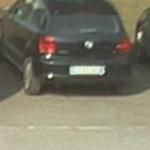
#> input picture Dataset_Parking/20150703_0835_14.jpg, 150 x 150 px, given in place of Capture.JPG, which was not available
$ python parking_segment.py
#> lines starting #> are read from the running program, lines starting #| are printed output that depends on the picture; pictures that were not available may be replaced by others from this repository, and a replacement may not be noted
# -*- coding: utf-8 -*-
"""Parking_segment.ipynb

Automatically generated by Colaboratory.

Original file is located at
    https://colab.research.google.com/drive/13oDTA9vTFbnF0UDhrJrs40cq2iLrmQBH
"""

import cv2
import numpy as np
import matplotlib.pyplot as plt

img = cv2.imread('/content/Capture.JPG')
#> img is the input picture: shape (150, 150, 3); mean B, G, R 102.8, 119.6, 122.4

plt.imshow(img[...,::-1])

# img = cv2.imread('dave.JPG')
img = cv2.imread('/content/Capture.JPG')
gray = cv2.cvtColor(img,cv2.COLOR_BGR2GRAY)
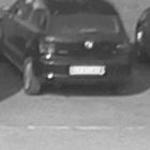
#> gray: shape (150, 150); min 41, max 253, mean 118.5
edges = cv2.Canny(gray,10,100,apertureSize = 5)
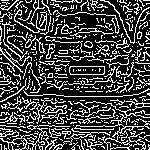
#> edges: shape (150, 150); 27.2% white in thin lines or dots
minLineLength = 2
maxLineGap = 10
lines = cv2.HoughLinesP(edges,1,np.pi/180,100,minLineLength,maxLineGap)
#> lines = None
#> (the run stopped early here; a loop or call above may not have finished)

$ run again, on Dataset_Parking/20150703_0905_15.jpg
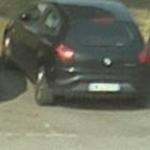
#> input picture Dataset_Parking/20150703_0905_15.jpg, 150 x 150 px, given in place of Capture.JPG, which was not available
#> img is the input picture: shape (150, 150, 3); mean B, G, R 96.4, 110.7, 107.3
#> `gray = cv2.cvtColor(img,cv2.COLOR_BGR2GRAY)`:
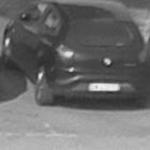
#> gray: shape (150, 150); min 35, max 242, mean 108
#> `edges = cv2.Canny(gray,10,100,apertureSize = 5)`:
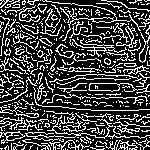
#> edges: shape (150, 150); 27.2% white in thin lines or dots
#> lines = None

$ run again, on Dataset_Parking/20150703_0910_16.jpg
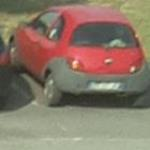
#> input picture Dataset_Parking/20150703_0910_16.jpg, 150 x 150 px, given in place of Capture.JPG, which was not available
#> img is the input picture: shape (150, 150, 3); mean B, G, R 103.4, 119.3, 136.9
#> `gray = cv2.cvtColor(img,cv2.COLOR_BGR2GRAY)`:
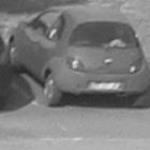
#> gray: shape (150, 150); min 37, max 231, mean 122.7
#> `edges = cv2.Canny(gray,10,100,apertureSize = 5)`:
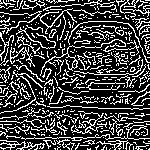
#> edges: shape (150, 150); 26.3% white in thin lines or dots
#> lines = None
